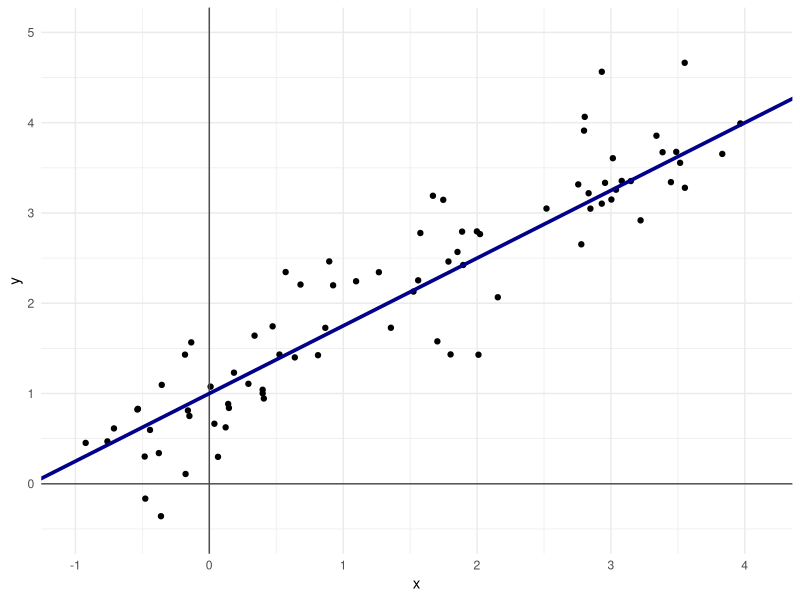
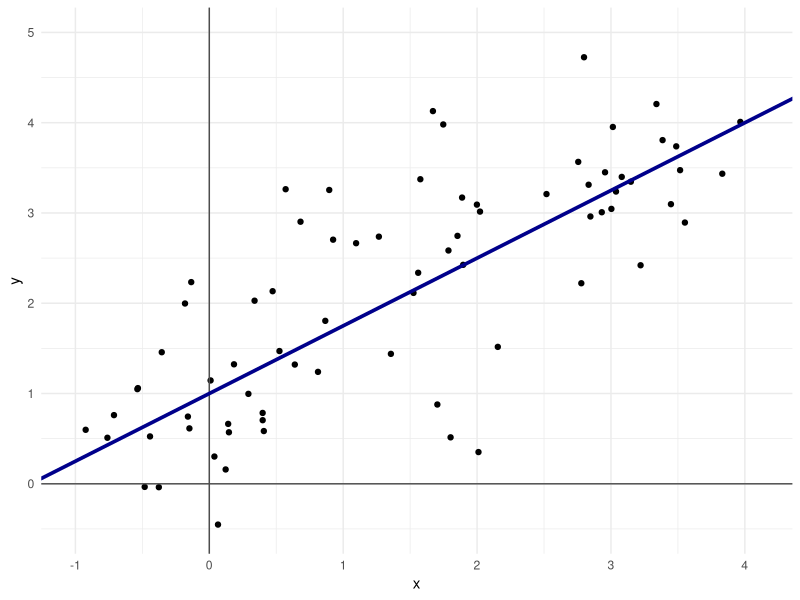
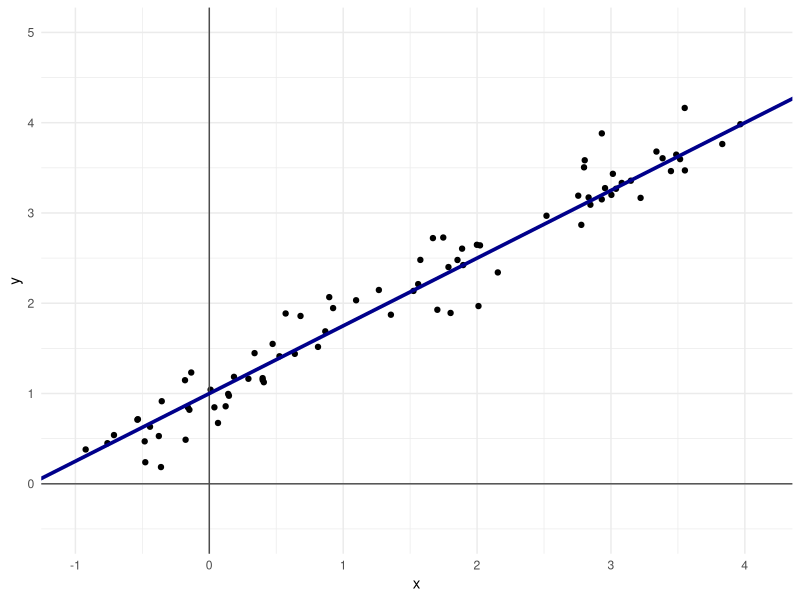
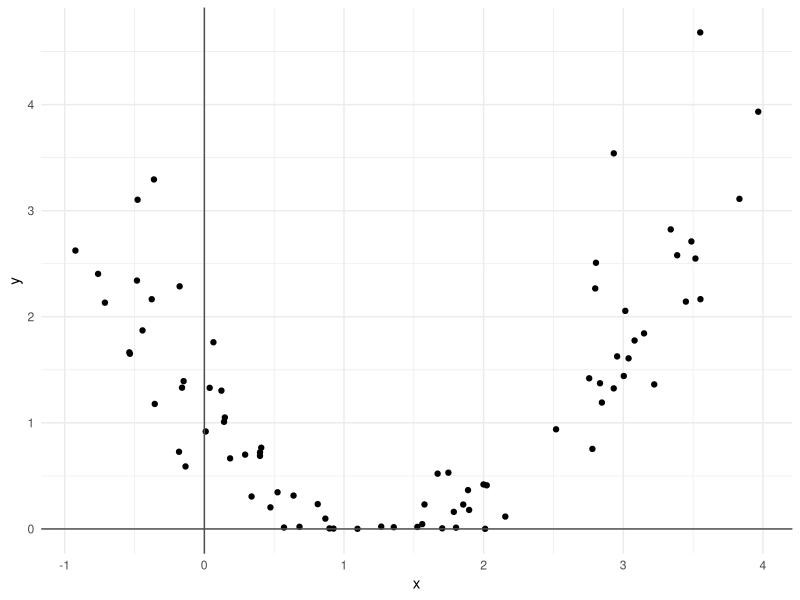
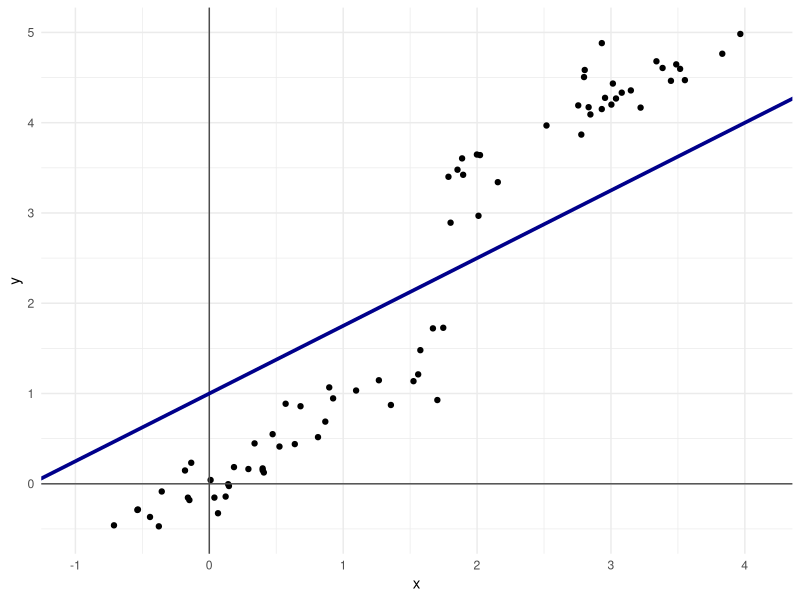
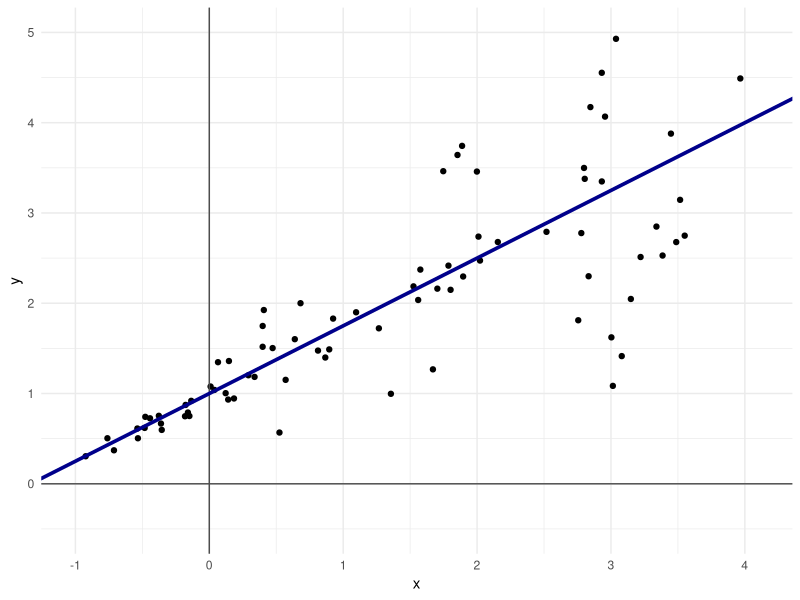
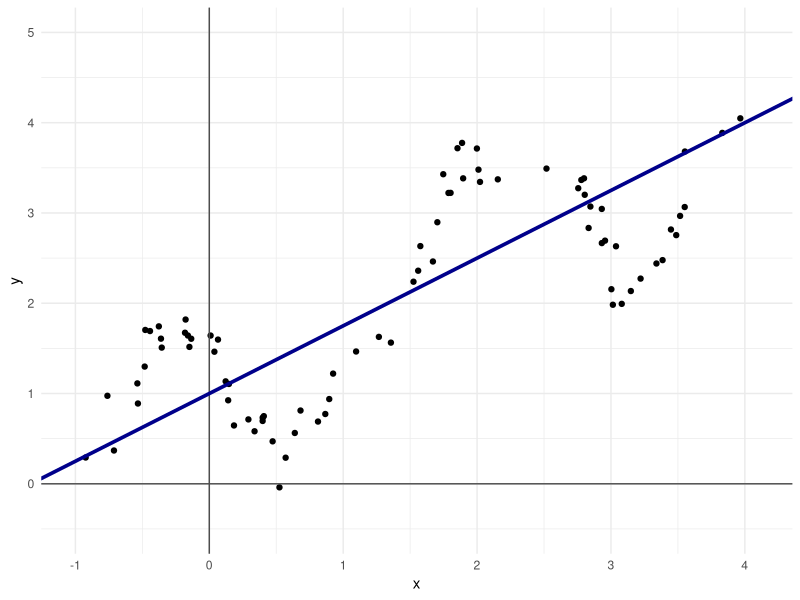
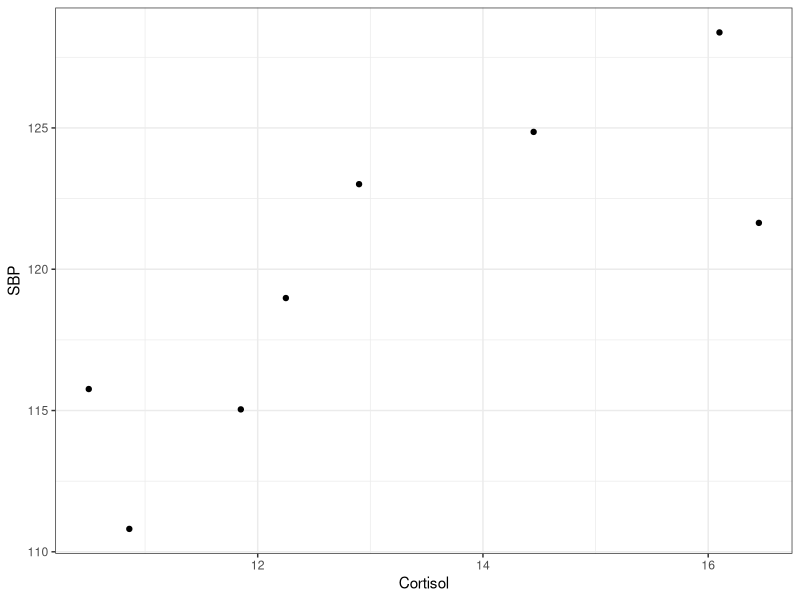

Write R code to recreate these figures, in order.
############ Prereqs ############
options(stringsAsFactors = FALSE, scipen = 600)
oldPar <- par()
os <- Sys.info()["sysname"]
baseDir <- ifelse(os == "Windows", "C:/Users/ptrainor/gdrive", "~/gdrive")

library(tidyverse)

setwd(paste0(baseDir, "/iTeach/AST_505/myLectures/lecture18_LinearRegression"))

########### Simulated regression lines ###########
set.seed(3)
df1 <- data.frame(x = runif(80, -1, 4))
set.seed(33)
df1$y <- 1 + .75 * df1$x + rnorm(80, 0, 0.5)

png(file = "p1.png", height = 5, width = 7, units = "in", res = 600)
ggplot(df1, aes(x, y)) + geom_point() + geom_vline(xintercept = 0, color = "grey30") + geom_hline(yintercept = 0, color = "grey30") +
  geom_abline(slope = .75, intercept = 1, color = "darkblue", lwd = 1.25) + xlim(-1, 4.1) + ylim(-.5, 5) + theme_minimal()
dev.off()

set.seed(3)
df1 <- data.frame(x = runif(80, -1, 4))
set.seed(33)
df1$y <- 1 + .75 * df1$x + rnorm(80, 0, 1)

png(file = "p2.png", height = 5, width = 7, units = "in", res = 600)
ggplot(df1, aes(x, y)) + geom_point() + geom_vline(xintercept = 0, color = "grey30") + geom_hline(yintercept = 0, color = "grey30") +
  geom_abline(slope = .75, intercept = 1, color = "darkblue", lwd = 1.25) + xlim(-1, 4.1) + ylim(-.5, 5) + theme_minimal()
dev.off()


set.seed(3)
df1 <- data.frame(x = runif(80, -1, 4))
set.seed(33)
df1$y <- 1 + .75 * df1$x + rnorm(80, 0, .25)

png(file = "p3.png", height = 5, width = 7, units = "in", res = 600)
ggplot(df1, aes(x, y)) + geom_point() + geom_vline(xintercept = 0, color = "grey30") + geom_hline(yintercept = 0, color = "grey30") +
  geom_abline(slope = .75, intercept = 1, color = "darkblue", lwd = 1.25) + xlim(-1, 4.1) + ylim(-.5, 5) + theme_minimal()
dev.off()

########### violated assumptions ###########
df0 <- df1

# Non-linear
df1$y <- (df1$y - 2)^2
png(file = "p4.png", height = 5, width = 7, units = "in", res = 600)
ggplot(df1, aes(x, y)) + geom_point() + geom_vline(xintercept = 0, color = "grey30") + geom_hline(yintercept = 0, color = "grey30") +
   theme_minimal()
dev.off()

# Expected value not zero
df1 <- df0
df1$y[df1$x < 1.75] <- df1$y[df1$x < 1.75]- 1
df1$y[df1$x > 1.75]<- df1$y[df1$x > 1.75] + 1
png(file = "p5.png", height = 5, width = 7, units = "in", res = 600)
ggplot(df1, aes(x, y)) + geom_point() + geom_vline(xintercept = 0, color = "grey30") + geom_hline(yintercept = 0, color = "grey30") +
  geom_abline(slope = .75, intercept = 1, color = "darkblue", lwd = 1.25) + xlim(-1, 4.1) + ylim(-.5, 5) + theme_minimal()
dev.off()

# Non-constant variance: 
set.seed(3)
df1 <- data.frame(x = runif(80, -1, 4))
df1 <- df1 %>% arrange(x)
df1$vars <- seq(.1, 1.25, length.out = 80)^1.5
df1$err <- NA
set.seed(333)
for(i in 1:nrow(df1)) df1$err[i] <- rnorm(1, 0, df1$vars[i])
df1$y <- 1 + .75 * df1$x + df1$err

png(file = "p6.png", height = 5, width = 7, units = "in", res = 600)
ggplot(df1, aes(x, y)) + geom_point() + geom_vline(xintercept = 0, color = "grey30") + geom_hline(yintercept = 0, color = "grey30") +
  geom_abline(slope = .75, intercept = 1, color = "darkblue", lwd = 1.25) + xlim(-1, 4.1) + ylim(-.5, 5) + theme_minimal()
dev.off()

# Errors not independent: 
set.seed(3)
df1 <- data.frame(x = runif(80, -1, 4))
df1 <- df1 %>% arrange(x)
df1$errMean <- seq(0, 4*pi, length.out = 80)
df1$errMean <- sin(df1$errMean)
df1$err <- NA
set.seed(333)
for(i in 1:nrow(df1)) df1$err[i] <- rnorm(1, df1$errMean[i], .2)
df1$y <- 1 + .75 * df1$x + df1$err

png(file = "p7.png", height = 5, width = 7, units = "in", res = 600)
ggplot(df1, aes(x, y)) + geom_point() + geom_vline(xintercept = 0, color = "grey30") + geom_hline(yintercept = 0, color = "grey30") +
  geom_abline(slope = .75, intercept = 1, color = "darkblue", lwd = 1.25) + xlim(-1, 4.1) + ylim(-.5, 5) + theme_minimal()
dev.off()

########### Small dataset ###########
set.seed(33333)
df1 <- data.frame(Cortisol = runif(8, 10, 17))
set.seed(3333)
df1$SBP <-  + 120 + 2*(df1$Cortisol - mean(df1$Cortisol)) + rnorm(8, 0, 4)
df1$Cortisol <- round(df1$Cortisol, 2)
df1$SBP <- round(df1$SBP, 2)

lm1 <- lm(SBP ~ Cortisol, data = df1)
summary(lm1)

xtable::xtable(df1)

png(file = "p8.png", height = 5, width = 6.5, units = "in", res = 600)
ggplot(df1, aes(x = Cortisol, y = SBP)) + geom_point() + theme_bw()
dev.off()

png(file = "p9.png", height = 5, width = 6.5, units = "in", res = 600)
ggplot(df1, aes(x = Cortisol, y = SBP)) + geom_point() + 
  geom_abline(slope = 2.0875, intercept = 92.3177, color = "darkblue", lwd = 1.25) + labs(x = "Cortisol (x)", y = "SBP (y)") + 
  theme_bw()
dev.off()

#### Parameter extimation ####
df1$Cortisol - mean(df1$Cortisol)
df1$SBP - mean(df1$SBP)

(df1$Cortisol - mean(df1$Cortisol)) * (df1$SBP - mean(df1$SBP))
sum((df1$Cortisol - mean(df1$Cortisol)) * (df1$SBP - mean(df1$SBP)))
Sxy <- sum((df1$Cortisol - mean(df1$Cortisol)) * (df1$SBP - mean(df1$SBP)))
(df1$Cortisol - mean(df1$Cortisol))^2
sum((df1$Cortisol - mean(df1$Cortisol))^2)
Sxx <- sum((df1$Cortisol - mean(df1$Cortisol))^2)

Sxy / Sxx

119.81 - (2.0875)*(13.17)

predict(lm1)
round(residuals(lm1), 3)
round(sum(round(residuals(lm1), 3)^2), 3)
round(sum(round(residuals(lm1), 3)^2), 3) / 6
sqrt(round(sum(round(residuals(lm1), 3)^2), 3) / 6)

3.560 * sqrt(1 / 36.1084)
3.560 * 1 / sqrt(36.1084)

2.0875 / 0.5924

2 * pt(2.0875 / 0.5924, 6, lower.tail = FALSE)

2.0875 - qt(.975, 6) * 0.592442
2.0875 + qt(.975, 6) * 0.592442
confint(lm1)

mean(df1$Cortisol)^2
92.3177 - qt(.975, 6) * 3.56 * sqrt((1 / 8) + mean(df1$Cortisol)^2 / Sxx)
92.3177 + qt(.975, 6) * 3.56 * sqrt((1 / 8) + mean(df1$Cortisol)^2 / Sxx)

influence.measures(lm1)

df1b <- rbind(cbind(df1, group = "old"), data.frame(Cortisol = 22, SBP = NA, group = "new"))
set.seed(3333)
df1b$SBP[9] <- 120 + 2*(22 - mean(df1$Cortisol)) + .5 * rnorm(1, 0, 4)
summary(lm1)
lm2 <- update(lm1, data = df1b)
summary(lm2)

png(file = "p10.png", height = 5, width = 7, units = "in", res = 600)
ggplot(df1b, aes(Cortisol, SBP, color = group)) + geom_point() + 
  geom_abline(intercept = 92.3177, slope = 2.0875, color = "darkblue") + 
  geom_abline(intercept = 91.6814, slope = 2.1378, color = "indianred") + 
  labs(x = "Cortisol (x)", y = "SBP (y)")  + theme_bw() + guides(color = FALSE) + ylim(c(102, 145))
dev.off()

set.seed(3333)
df1b$SBP[9] <- 120 + 2*(22 - mean(df1$Cortisol)) + .5 * rnorm(1, 0, 4) - 14
lm2 <- update(lm1, data = df1b)
summary(lm2)

png(file = "p11.png", height = 5, width = 7, units = "in", res = 600)
ggplot(df1b, aes(Cortisol, SBP, color = group)) + geom_point() + 
  geom_abline(intercept = 92.3177, slope = 2.0875, color = "darkblue") + 
  geom_abline(intercept = 104.8771 , slope = 1.0954, color = "indianred") + 
  labs(x = "Cortisol (x)", y = "SBP (y)")  + theme_bw() + guides(color = FALSE)  + ylim(c(102, 145))
dev.off()

set.seed(3333)
df1b$SBP[9] <- 120 + 2*(22 - mean(df1$Cortisol)) + .5 * rnorm(1, 0, 4) - 34
lm2 <- update(lm1, data = df1b)
summary(lm2)

png(file = "p12.png", height = 5, width = 7, units = "in", res = 600)
ggplot(df1b, aes(Cortisol, SBP, color = group)) + geom_point() + 
  geom_abline(intercept = 92.3177, slope = 2.0875, color = "darkblue") + 
  geom_abline(intercept = 123.7280 , slope = -0.3938, color = "indianred") + 
  labs(x = "Cortisol (x)", y = "SBP (y)")  + theme_bw() + guides(color = FALSE)  + ylim(c(102, 145))
dev.off()


anova(lm1)
